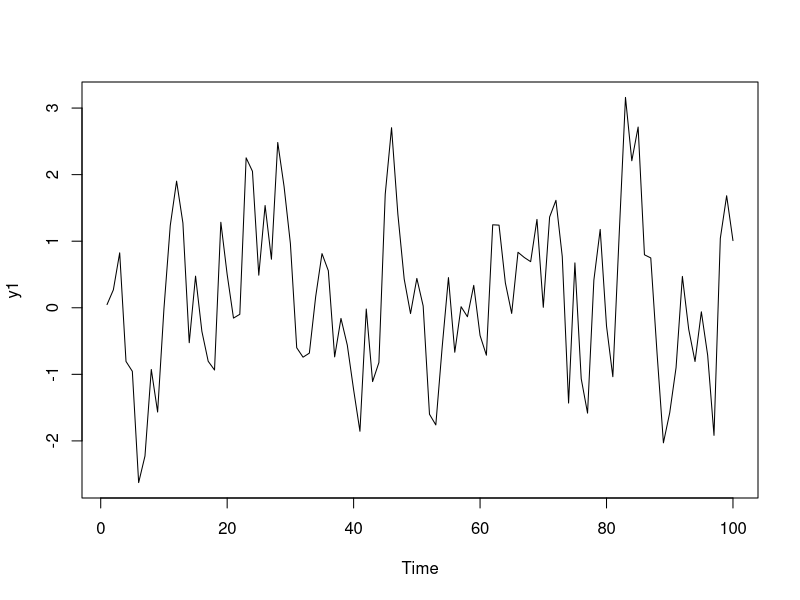
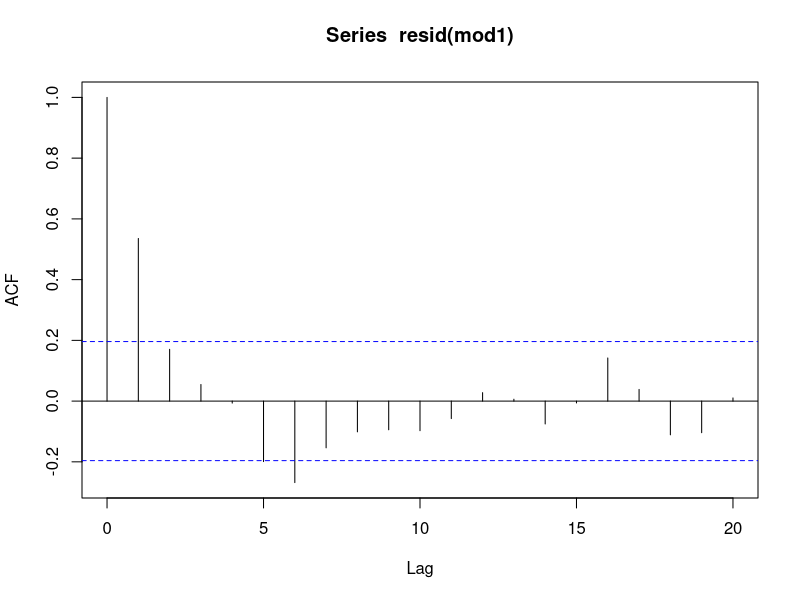
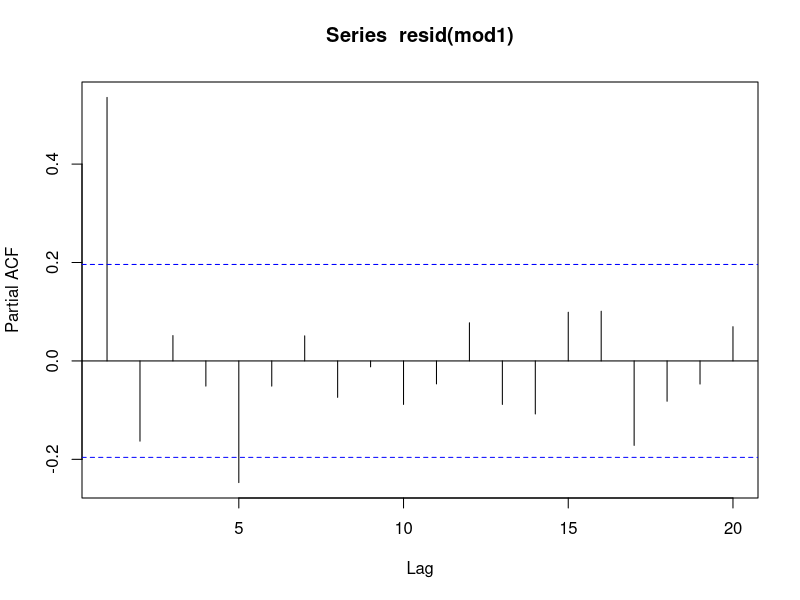
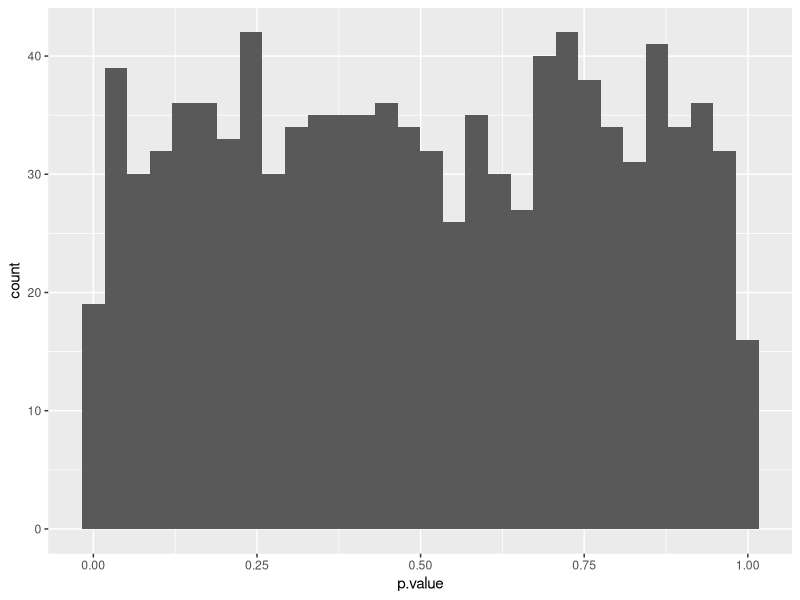
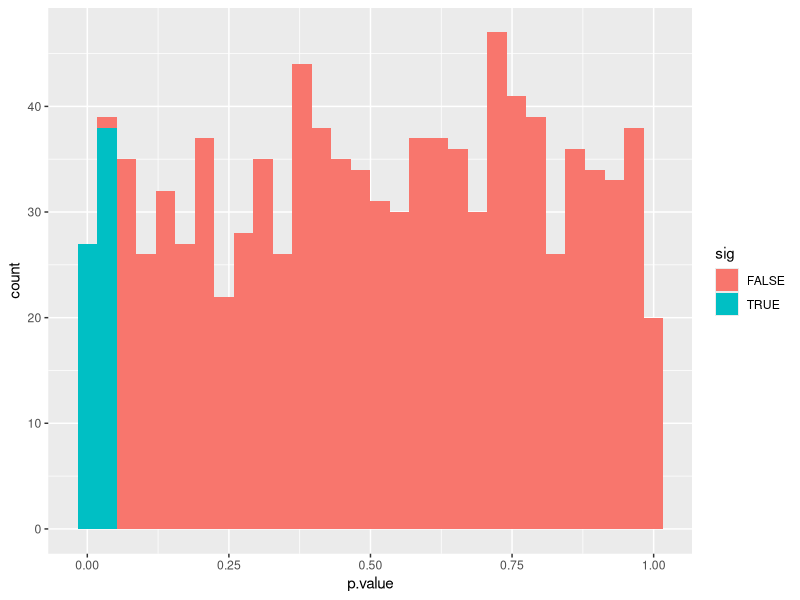
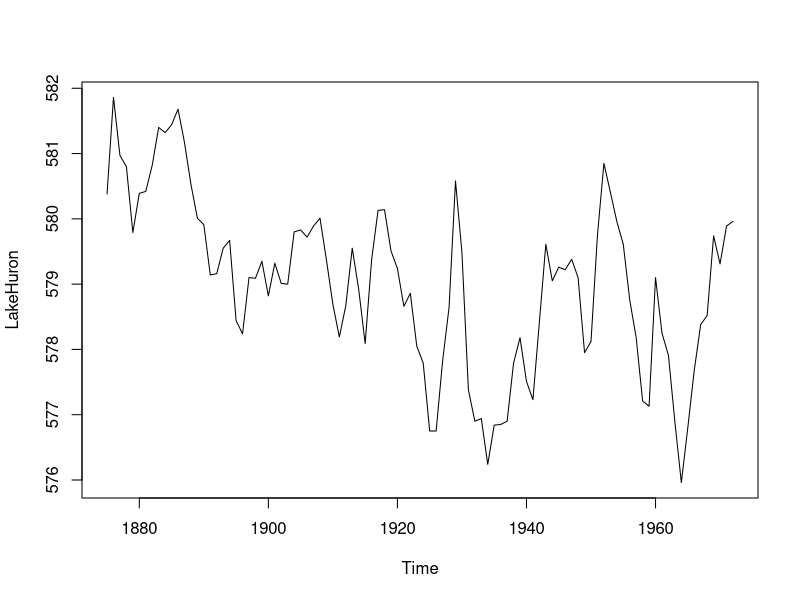

These charts were generated, in order, by the following R code:
#### SPACIAL AND TEMPORAL STRUCTURE PRACTICAL ####

# 1. Simulate a 100-observation autocorrelated timeseries with arima.sim, with a first order autoregressive coefficient of 0.5. Also make a time vector of 1:100
y1 <- arima.sim(list(ar = 0.5), n = 100)        # ar = autoregressive
x <- 1:100


# 2. Plot the data.
plot(y1)


# 3. Regress the timeseries against time with an OLS model. Does the model appear to be statistically significant?
# OLS = ordinary least squares
ols_model <- lm(y1 ~ x)
summary(ols_model)
# p-value = 0.0779
# it is not significant

# this does the same, but this is how he did it:
mod1 <- lm(y1~time(y1))
summary(mod1)


# 4. Plot the model diagnostics, including an acf and pacf of the residuals.
acf(resid(mod1))
# this gives a graph showing the ACF
pacf(resid(mod1))
# this gives a graph showing the partial ACF


# 5. Use the Durbin-Watson test to test the residuals for autocorrelation.
# loading the lmtest library
library(lmtest)
dwtest(mod1)
# result:
# DW = 0.96394
# p-value = 4.712e-08
# alternative hypothesis: true autocorrelation is greater than 0
# there is positive autocorrelation because DW < 2


# 6. Fit a gls with an appropriate correlation structure. Is this a better model? How have the p-value and effect size changed?
# loading library nlme that gls is a part of
library(nlme)
# making the model
year <- time(y1)
gls_mod <- gls(y1 ~ year, corr = corAR1())
summary(gls_mod)
# p-value: 0.3584

#making a gls model without the correlation to compare this to
gls_mod2 <- gls(y1 ~ year)
summary(gls_mod2)
# p-value: 0.0779

# performing anova comparing the two models mod1 and gls_mod
anova(gls_mod, gls_mod2)
# gls_mod has more degrees of freedom and lower AIC, so it is better (p-value <.0001)


# 7. Repeat the above 1000 times and find how autocorrelation affects the distribution of the p-value and the effect size.
library(tidyverse)
library(broom)
library(broom.mixed)

# p-value:
mod1000 <- rerun(.n = 1000, tibble(x = 1:100, y = arima.sim(list(ar = 0.5), n = 100))) %>% 
  map(~ gls(y ~ x, corr = corAR1(), data = .)) %>% 
  map_df(tidy) %>% 
  filter((term == "x"))

# plotting this to see the p-values
ggplot(mod1000, aes(x = p.value)) + geom_histogram()
# this shows the distribution of p-values, which is quite even for all p-value intervals

# effect size:
mod_n <- 
    rerun(.n = 1000, tibble(x = 1:100, y = arima.sim(list(ar = 0.5), n = 100))) %>% 
      map(~ gls(y ~ x, corr = corAR1(), data = .)) %>% 
      map_df(tidy) %>% 
  filter(term == "x") 

mod_n %>% 
  mutate(sig = p.value < 0.05) %>% 
  ggplot(aes(x = p.value, fill = sig)) +
  geom_histogram()




#### REAL DATA ####

# 1. The built-in dataset LakeHuron has annual lake level data from 1885 to 1972 Load the data with the command data(LakeHuron)
data("LakeHuron")


# 2. Plot the data.
plot(LakeHuron)

# 3. Regress the LakeHuron lake level against year using a linear model. Is there a significant trend?
# regression -> lm
